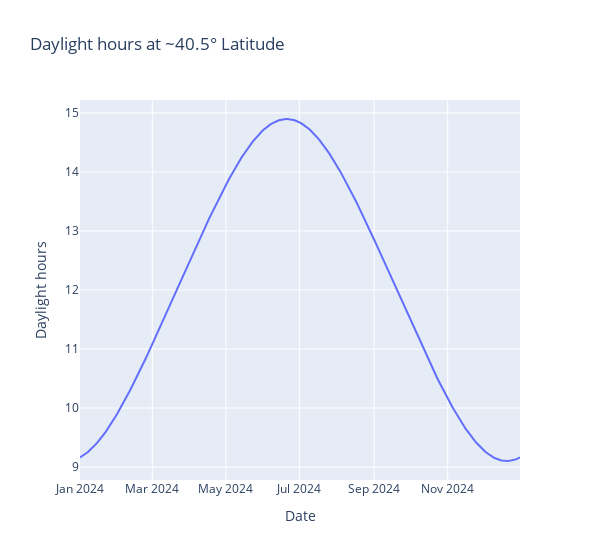

The cell this chart's notebook holds for it:
### Markdown cell above
Plot daylight hours by day at the given location.

### Code cell
px.line(
    x=dates, 
    y=[utils.get_day_length(latitude=latitude, doy=doy) for doy in doys],
    labels={"x": "Date", "y": "Daylight hours"},
    title=f"Daylight hours at ~{latitude}° Latitude",
    width=600,
)

### Figure 1 — Plotly figure (JSON) as saved in the notebook; plotly's stock layout.template omitted (floating-point values rounded to 4 significant figures; data arrays with more than 128 entries replaced by an {"elided": "..."} marker saying what was removed)
{"data": [{"hovertemplate": "Date=%{x}<br>Daylight hours=%{y}<extra></extra>", "legendgroup": "", "line": {"color": "#636efa", "dash": "solid"}, "marker": {"symbol": "circle"}, "mode": "lines", "name": "", "orientation": "v", "showlegend": false, "type": "scatter", "x": {"elided": "366 str values"}, "xaxis": "x", "y": {"elided": "366 float values"}, "yaxis": "y"}], "layout": {"legend": {"tracegroupgap": 0}, "title": {"text": "Daylight hours at ~40.5° Latitude"}, "width": 600, "xaxis": {"anchor": "y", "domain": [0, 1], "title": {"text": "Date"}}, "yaxis": {"anchor": "x", "domain": [0, 1], "title": {"text": "Daylight hours"}}}}
